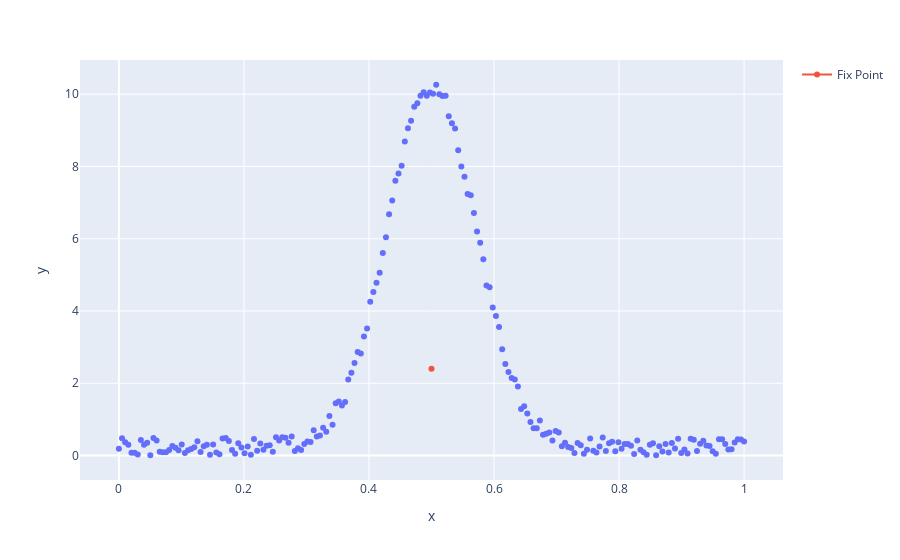

Notebook code for this chart:
### Code cell
# generate some data
np.random.seed(42)
n_samples = 200
noise = 0.5* np.random.random(n_samples)

x = np.linspace(0,1,n_samples)
y = 10*np.exp(-(x-0.5)**2 / 0.01) + noise
x, y = x.reshape(-1,1), y.ravel()

x_crit = np.array([[0.5], [2.4]])

fig = px.scatter(x=x.ravel(), y=y.ravel())
fig.add_trace(go.Scatter(x=x_crit[0], y=x_crit[1], name="Fix Point"))

### Figure 1 — Plotly figure (JSON) as saved in the notebook; plotly's stock layout.template omitted (floating-point values rounded to 4 significant figures; data arrays with more than 128 entries replaced by an {"elided": "..."} marker saying what was removed)
{"data": [{"hoverlabel": {"namelength": 0}, "hovertemplate": "x=%{x}<br>y=%{y}", "legendgroup": "", "marker": {"color": "#636efa", "symbol": "circle"}, "mode": "markers", "name": "", "showlegend": false, "type": "scatter", "x": {"elided": "200 float values"}, "xaxis": "x", "y": {"elided": "200 float values"}, "yaxis": "y"}, {"name": "Fix Point", "type": "scatter", "x": [0.5], "y": [2.4]}], "layout": {"autosize": true, "legend": {"tracegroupgap": 0}, "margin": {"t": 60}, "xaxis": {"anchor": "y", "autorange": true, "domain": [0, 1], "range": [-0.05846, 1.058], "title": {"text": "x"}, "type": "linear"}, "yaxis": {"anchor": "x", "autorange": true, "domain": [0, 1], "range": [-0.7187, 10.99], "title": {"text": "y"}, "type": "linear"}}}
